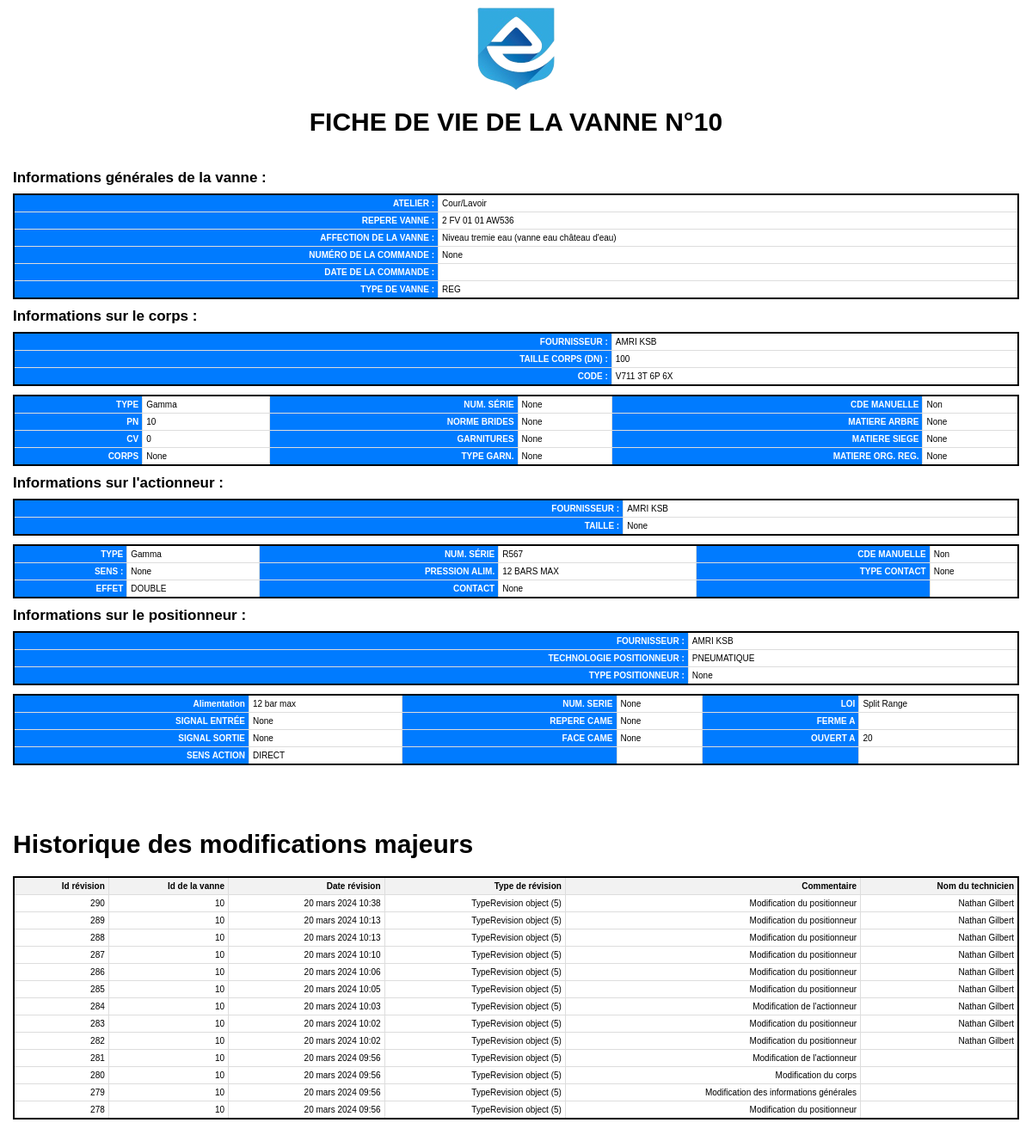
Page /vanne/10/print on the earlier database version.
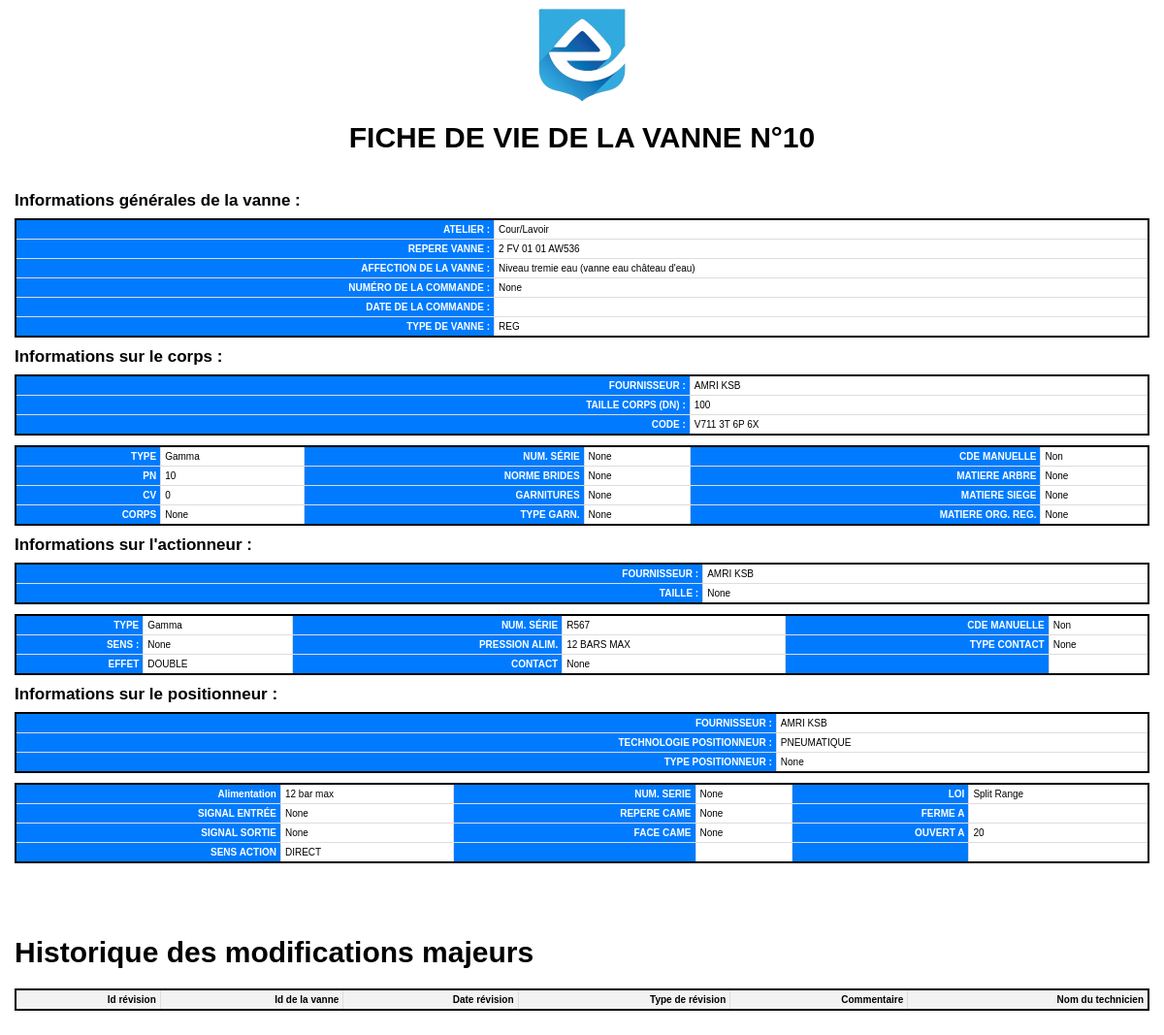
Same page on the later database version.
### appliVanne/models.py (models this page shows)
class REVISON(models.Model):
    class Meta:
        db_table = 'REVISION'
    id_revision = models.AutoField(primary_key=True, unique=True, verbose_name="ID de la révision")
    id_revision_vanne =  models.IntegerField(null=True, blank=True, default=0, verbose_name="ID de la révision de la vanne")
    rev_id_vanne = models.IntegerField(null=True, blank=True, default=0, verbose_name="ID de la vanne")
    date_revision = models.DateTimeField(null=True, blank=True, verbose_name="Date de la révision")
    type_revision =  models.ForeignKey('TYPEREVISION', to_field='id_type_revision', on_delete=models.CASCADE, null=True, verbose_name="ID du  type de revision")
    commentaire_revision = models.CharField(max_length=255, null=True, blank=True, default='Aucun commentaire', verbose_name="Commentaire de révision")
    detail_commentaire = models.CharField( max_length=1500000,null=True, blank=True, default='Aucun détail', verbose_name="Détail de révision")
    nom_technicien = models.CharField(max_length=255, null=True, blank=True, default='Aucun technicien', verbose_name="Nom du technicien")
    ajout_revision = models.CharField(max_length=255, null=True, blank=True, default='AUTO', verbose_name="Ajout de révision")

class TypeRevision(models.Model):
    class Meta:
        db_table = 'TYPEREVISION'
    id_type_revision = models.AutoField(primary_key=True, unique=True, verbose_name="ID du type de révision")
    type_revision = models.CharField(max_length=255, blank=True, verbose_name="Type de révision")

### appliVanne/views.py (the view)
# urls.py: path('vanne/<int:id_vanne>/print', views.printer, name='print'),
def printer(request, id_vanne):
    vanne = Vanne.objects.get(id_vanne=id_vanne)
    infoRev = REVISON.objects.filter(rev_id_vanne=id_vanne).order_by('-date_revision')[:45]
    return render(request, "appliVanne/print.html", {"vanne": vanne, "listeRev":infoRev })

### appliVanne/templates/appliVanne/print.html (shortened to what the changed rows need)
{% load static %}
<div id="infoFiche" style="text-align: center;" >
  <h1> FICHE DE VIE DE LA VANNE N°{{vanne.id_vanne}}</h1>
</div>
<div id="tableauGeneral">
<h1>Historique des modifications majeurs</h1>
<table class="table table-striped  historique-modifications">
  <thead>
    <tr>
      <th scope="col"> Id révision</a></th>
      <th scope="col"> Id de la vanne</th>
      <th scope="col"> Date révision </a></th>
      <th scope="col">Type de révision </th>
      <th scope="col">Commentaire </th>
      <th scope="col">Nom du technicien</th>
    </tr>
  </thead>
  {% for rev in listeRev %}
    <tr>
      <td>{{ rev.id_revision}}</td>
      <td>{{ rev.rev_id_vanne}}</td>
      <td>{{ rev.date_revision }}</td>
      <td>{{ rev.type_revision }}</td>
      <td>{{ rev.commentaire_revision }}</td>
      <td>{{ rev.nom_technicien}}</td>
    </tr>
  {% endfor %}
</table>
</div>

Differences in the rows shown:
removed REVISON: id_revision "290", rev_id_vanne "10", date_revision "20 mars 2024 10:38", type_revision "TypeRevision object (5)", commentaire_revision "Modification du positionneur", nom_technicien "Nathan Gilbert"
removed REVISON: id_revision "289", rev_id_vanne "10", date_revision "20 mars 2024 10:13", type_revision "TypeRevision object (5)", commentaire_revision "Modification du positionneur", nom_technicien "Nathan Gilbert"
removed REVISON: id_revision "288", rev_id_vanne "10", date_revision "20 mars 2024 10:13", type_revision "TypeRevision object (5)", commentaire_revision "Modification du positionneur", nom_technicien "Nathan Gilbert"
removed REVISON: id_revision "287", rev_id_vanne "10", date_revision "20 mars 2024 10:10", type_revision "TypeRevision object (5)", commentaire_revision "Modification du positionneur", nom_technicien "Nathan Gilbert"
removed REVISON: id_revision "286", rev_id_vanne "10", date_revision "20 mars 2024 10:06", type_revision "TypeRevision object (5)", commentaire_revision "Modification du positionneur", nom_technicien "Nathan Gilbert"
removed REVISON: id_revision "285", rev_id_vanne "10", date_revision "20 mars 2024 10:05", type_revision "TypeRevision object (5)", commentaire_revision "Modification du positionneur", nom_technicien "Nathan Gilbert"
removed REVISON: id_revision "284", rev_id_vanne "10", date_revision "20 mars 2024 10:03", type_revision "TypeRevision object (5)", commentaire_revision "Modification de l'actionneur", nom_technicien "Nathan Gilbert"
removed REVISON: id_revision "283", rev_id_vanne "10", date_revision "20 mars 2024 10:02", type_revision "TypeRevision object (5)", commentaire_revision "Modification du positionneur", nom_technicien "Nathan Gilbert"
removed REVISON: id_revision "282", rev_id_vanne "10", date_revision "20 mars 2024 10:02", type_revision "TypeRevision object (5)", commentaire_revision "Modification du positionneur", nom_technicien "Nathan Gilbert"
removed REVISON: id_revision "281", rev_id_vanne "10", date_revision "20 mars 2024 09:56", type_revision "TypeRevision object (5)", commentaire_revision "Modification de l'actionneur"
removed REVISON: id_revision "280", rev_id_vanne "10", date_revision "20 mars 2024 09:56", type_revision "TypeRevision object (5)", commentaire_revision "Modification du corps"
removed REVISON: id_revision "279", rev_id_vanne "10", date_revision "20 mars 2024 09:56", type_revision "TypeRevision object (5)", commentaire_revision "Modification des informations générales"
removed REVISON: id_revision "278", rev_id_vanne "10", date_revision "20 mars 2024 09:56", type_revision "TypeRevision object (5)", commentaire_revision "Modification du positionneur"
